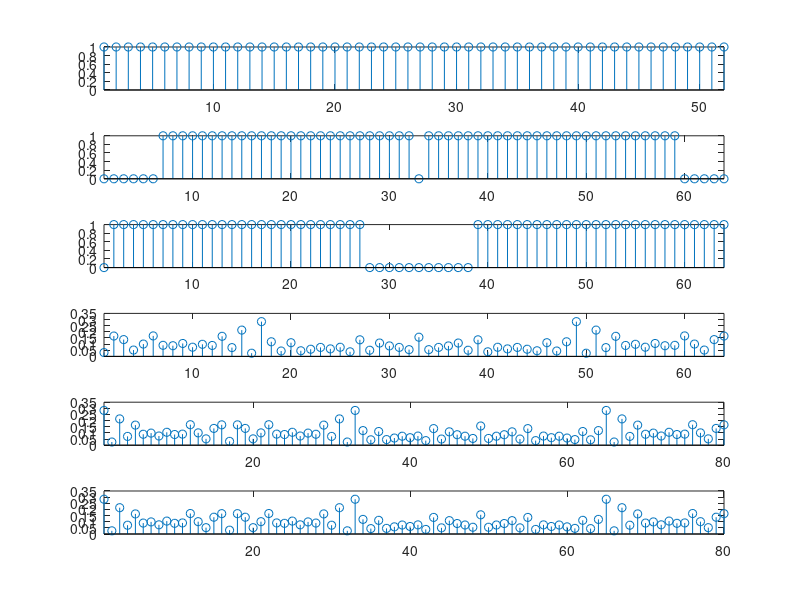
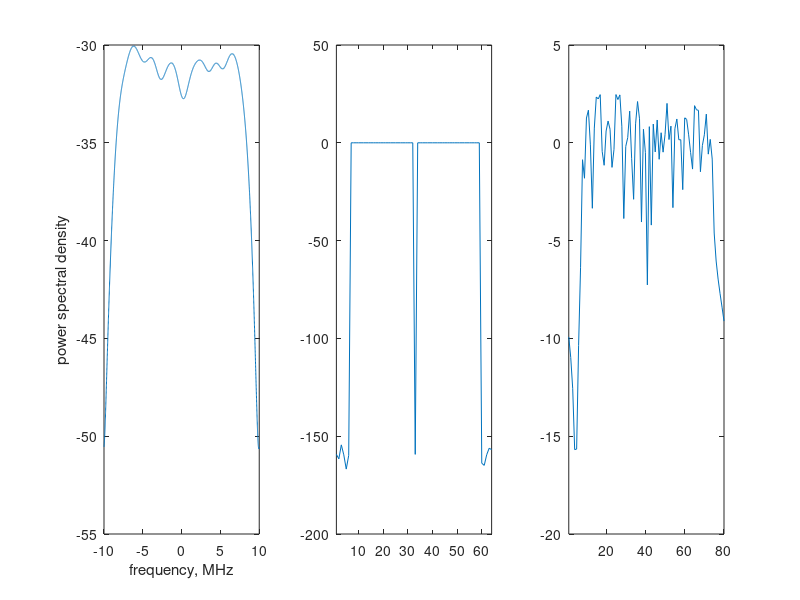

The MATLAB script that drew these images, in order:
TotalNumberOfSubCarrier = 64;

% for each symbol bits a1 to a52 are assigned to subcarrier

% index [-26 to -1 1 to 26]

subcarrierIndex_Data = [-26:-1 1:26];

BitsPerSymbol = 52;

 

close all;

figure;

 

% BPSK modulation

ModSequence = 2*randi([0 1],1,BitsPerSymbol)-1;

subplot(6,1,1); stem(abs(ModSequence));xlim([1 length(ModSequence)]);

 

TimeDomainSequence = []; % empty vector

 

ModSequenceForSubCarriers = zeros(1,TotalNumberOfSubCarrier);

 

% assigning bits a1 to a52 to subcarriers [-26 to -1, 1 to 26]

ModSequenceForSubCarriers(subcarrierIndex_Data+TotalNumberOfSubCarrier/2+1) = ModSequence(1,:);

subplot(6,1,2); stem(abs(ModSequenceForSubCarriers));xlim([1 length(ModSequenceForSubCarriers)]);

 

%  shift subcarriers at indices [-26 to -1] to fft input indices [38 to 63]

ModSequenceForSubCarriers = fftshift(ModSequenceForSubCarriers);

subplot(6,1,3); stem(abs(ModSequenceForSubCarriers));xlim([1 length(ModSequenceForSubCarriers)]);

 

ModSequenceInTimeDomain = ifft(ModSequenceForSubCarriers,TotalNumberOfSubCarrier);

subplot(6,1,4); stem(abs(ModSequenceInTimeDomain));xlim([1 length(ModSequenceInTimeDomain)]);

 

% adding cyclic prefix of 16 samples

ModSequenceInTimeDomain_with_CP = [ModSequenceInTimeDomain(49:64) ModSequenceInTimeDomain];

subplot(6,1,5); stem(abs(ModSequenceInTimeDomain_with_CP));

                     xlim([1 length(ModSequenceInTimeDomain_with_CP)]);

 

TimeDomainSequence = [TimeDomainSequence ModSequenceInTimeDomain_with_CP];

subplot(6,1,6); stem(abs(TimeDomainSequence));xlim([1 length(TimeDomainSequence)]);

 

 

figure;

SamplingRate = 20;

[PowerSpectrum,W] = pwelch(TimeDomainSequence,[],[],4096,20);    

subplot(1,3,1);plot([-2048:2047]*SamplingRate/4096,10*log10(fftshift(PowerSpectrum)));

                    xlabel('frequency, MHz')

                    ylabel('power spectral density')

subplot(1,3,2);plot(10*log10(fftshift(abs(fft(ModSequenceInTimeDomain)))));

                    xlim([1 length(ModSequenceInTimeDomain)]);

subplot(1,3,3);plot(10*log10(fftshift(abs(fft(TimeDomainSequence)))));

                    xlim([1 length(TimeDomainSequence)]);